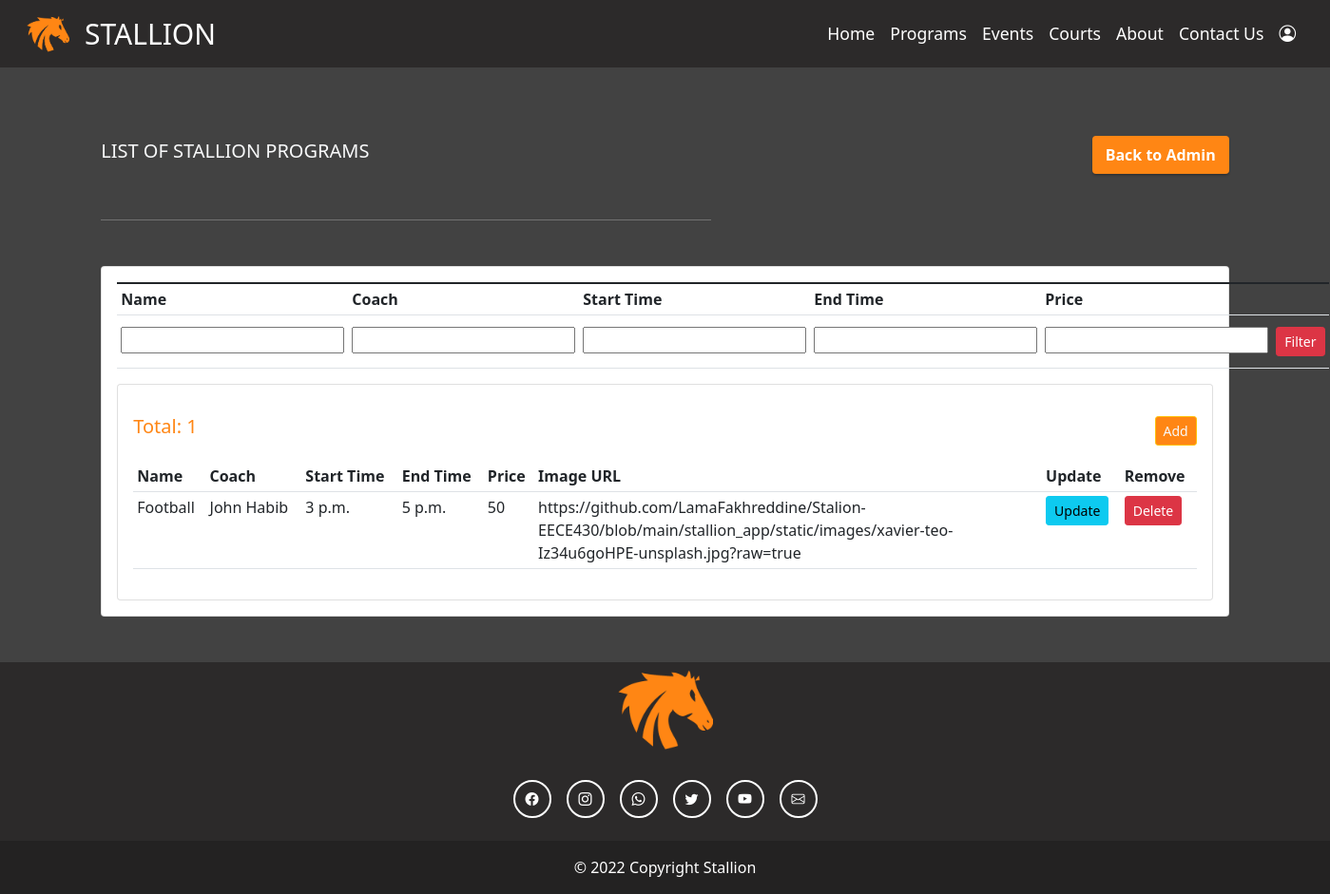
The app's page /programs_admin/ with its own data.
### stallion_website/models.py (models this page shows, shortened)
class Program(models.Model):
    name = models.CharField(max_length=100)
    coach = models.ForeignKey(Coach, on_delete=models.CASCADE)
    start_time = models.TimeField()
    end_time = models.TimeField()
    price = models.IntegerField(default=0)
    image_url = models.URLField(max_length=300, null=True)

class Coach(models.Model):
    user = models.OneToOneField(User, null=True, on_delete=models.CASCADE )
    name = models.CharField(max_length=100)
    specialty = models.CharField(max_length=100)
    email = models.EmailField(max_length=100, unique=True)
    password = models.CharField(max_length=200)
    dob = models.DateField()
    phone_number = models.IntegerField()
    def __str__(self):
        return self.name

### stallion_website/views.py (the view)
# urls.py: path('programs_admin/', views.programs_admin, name='programs_admin'),
def programs_admin(request):
    programs = Program.objects.all()
    form = FilterProgramsForm(request.POST)
    return render(request, 'stallion_website/programs-admin.html', {'programs': programs, 'form': form})

### stallion_website/forms.py
class FilterProgramsForm(forms.Form):
    name = forms.CharField(required=False)
    coach = forms.CharField(required=False)
    start_time = forms.TimeField(required=False)
    end_time = forms.TimeField(required=False)
    price = forms.IntegerField(required=False)

### stallion_website/templates/stallion_website/programs-admin.html (shortened to what this page needs)
{% load static %}
<!doctype html>
<html lang="en">
  <head>
    <link
    href="https://cdn.jsdelivr.net/npm/bootstrap@5.1.3/dist/css/bootstrap.min.css"
    rel="stylesheet"
    />
    <link
      rel="stylesheet"
      href="https://cdn.jsdelivr.net/npm/bootstrap-icons@1.5.0/font/bootstrap-icons.css"
    />
    <link
      rel="stylesheet"
      type="text/css"
      href="{% static '/css/adminAccount.css' %}"
    />
  </head>
    {% include 'stallion_website/navbar.html' %}
    <br>
    <div class="col-md-11 mx-auto">
        <div class="d-flex m-5 align-items-center">
            <h5 class="text-light">LIST OF STALLION PROGRAMS</h5>
            <a href="/adminAccount" type="button" class="ms-auto btn btn-primary primary-btn-stallion-sm">
                Back to Admin
            </a>
        </div>
        <hr width="50%" class="me-auto m-5" style="color: white;">
        <div class="card card-body m-5">
            <table class="table table-sm p-4">
                <form method="POST" action="{% url 'filter_programs' %}">
                <tr>
                    <th>Name</th>
                    <th>Coach</th>
                    <th>Start Time</th>
                    <th>End Time</th>
                    <th>Price</th>
                    <th></th>
                </tr>
                <td>
                    <div class="form-floating mt-2 mb-2">
                        {{form.name}}
                      </div>
                </td>
                <td>
                    <div class="form-floating mt-2 mb-2">
                        {{form.coach}}
                    </div>
                </td>
                <td>
                    <div class="form-floating mt-2 mb-2">
                        {{form.start_time}}
                    </div>
                </td>
                <td>
                    <div class="form-floating mt-2 mb-2">
                        {{form.end_time}}
                    </div>
                </td>
                <td>
                    <div class="form-floating mt-2 mb-2">
                        {{form.price}}
                    </div>
                </td>
                <td>
                    <input class="btn btn-sm btn-danger mt-2 mb-2" type="submit" value="Filter"></input>
                </td>
            </form>
            </table>
        <div class="card card-body">
            <div class="d-flex align-items-center">
                <h5 class="pt-3 pb-3" style="color: var(--darkorange);">Total: {{programs.count}}</h5>
                <a class="text-light btn btn-sm btn-warning  ms-auto" style="height:fit-content; background-color: var(--darkorange);" href="{% url 'add_programs' %}">Add</a>
            </div>
            <table class="table table-sm">
                <tr>
                    <th>Name</th>
                    <th>Coach</th>
                    <th>Start Time</th>
                    <th>End Time</th>
                    <th>Price</th>
                    <th>Image URL</th>
                    <th>Update</th>
                    <th>Remove</th>
                </tr>
                {% for p in programs %}
                <tr>
                    <td>{{p.name}}</td>
                    <td>{{p.coach}}</td>
                    <td>{{p.start_time}}</td>
                    <td>{{p.end_time}}</td>
                    <td>{{p.price}}</td>
                    <td style="max-width:60vh">{{p.image_url}}</td>
                    <td><a class="btn btn-sm btn-info" href="{% url 'update_programs' p.name %}">Update</a></td>
                    <td><a class="btn btn-sm btn-danger" href="{% url 'delete_programs' p.name %}">Delete</a></td>
                </tr>
                {% endfor %}
            </table>
        </div>
    </div>
    </div>
    {% include 'stallion_website/footer.html' %}
</html>

### static/css/adminAccount.css (style rules this page uses)
* { margin: 0; padding: 0; }
html, body { background: var(--darkgrey); }

### static/css/variables.css (style rules this page uses)
:root { --darkorange: #ff8614; --orange: #fda14b; --darkslategray: #2c2a2a; --darkgrey: #424242; --white: #e7e7e7; }
.primary-btn-stallion-sm { font-weight: 600; background-color: var(--darkorange); border:2px solid var(--darkorange); box-shadow: 0 2px 2px #00000036 }

### records on screen
Program: name "Football", coach "John Habib", start_time "3 p.m.", end_time "5 p.m.", price "50", image_url "https://github.com/LamaFakhreddine/Stalion-EECE430/blob/main/stallion_app/static/images/xavier-teo-Iz34u6goHPE-unsplash.jpg?raw=true"

### other values on screen
{{ programs.count }} "1"
